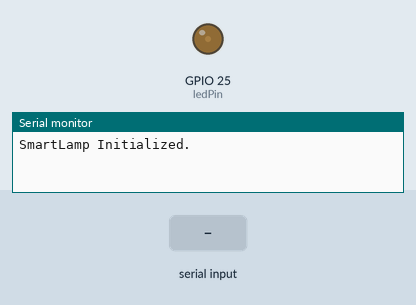
A sketch run on a simulated ESP32. Shown: output pins drawn as LEDs (lit = HIGH), the last lines printed to the serial monitor. The test bench sets the inputs (shaded band).

Above: at 1.2 s.
1.3 s: "SET_LED\n" received over Serial
At 2.1 s:
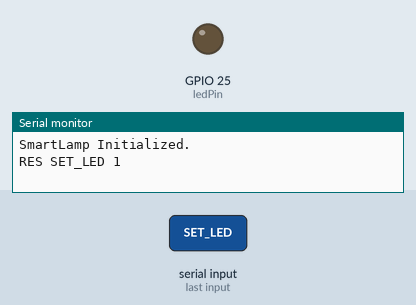
2.8 s: "SET_LED,45\n" received over Serial
At 3.3 s:
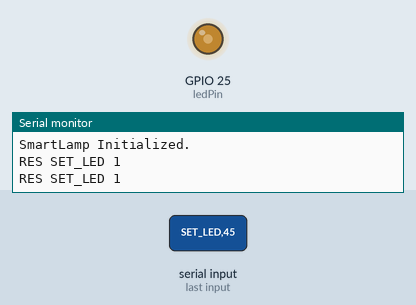
4.3 s: "SET_LED90\n" received over Serial
At 5.6 s:
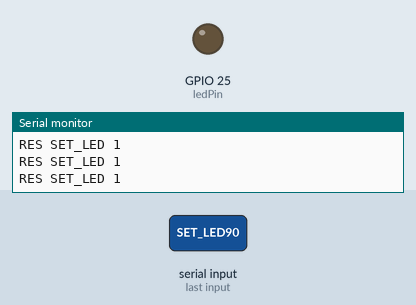
Timing chart, 0 to 7.3 s (numbered marks = the images above; inputs shaded):
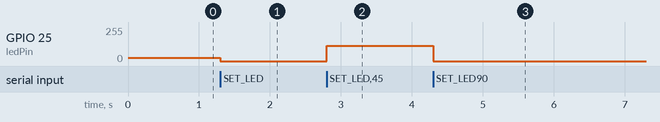

The sketch:

smartlamp.ino
```cpp
int ledPin = 25;        // Pino de saída para o LED
int ledValue = 10;     // Valor inicial do LED (0 a 100)

int ldrPin = 26;       // Pino de entrada para o LDR
int ldrMax = 4000;     // Valor máximo do LDR encontrado após testes

void setup() {
    Serial.begin(115200);

    pinMode(ledPin, OUTPUT);
    pinMode(ldrPin, INPUT);

    // Inicializando o valor do LED com o valor inicial
    ledUpdate();

    Serial.printf("SmartLamp Initialized.\n");
}

// Função loop será executada infinitamente pelo ESP32
void loop() {
    if (Serial.available()) {
        String command = Serial.readStringUntil('\n');
        processCommand(command);  // Processa o comando recebido via serial
    }
}

// Função para processar comandos recebidos via serial
void processCommand(String command) {
    if (command.startsWith("SET_LED")) {
        int value = command.substring(8).toInt();  // Extrai o valor após o comando "SET_LED "
        if (value >= 0 && value <= 100) {
            ledValue = value;  // Atualiza o valor do LED
            ledUpdate();
            Serial.printf("RES SET_LED 1\n");  // Comando executado com sucesso
        } else {
            Serial.printf("RES SET_LED -1\n");  // Comando SET_LED inválido
        }
    } else if (command.equals("GET_LED")) {
        Serial.printf("RES GET_LED %d\n", ledValue);  // Retorna o valor atual do LED
    } else if (command.equals("GET_LDR")) {
        int ldrValue = ldrGetValue();
        Serial.printf("RES GET_LDR %d\n", ldrValue);  // Retorna o valor atual do LDR
    } else {
        Serial.printf("ERR Unknown command.\n");  // Comando inválido
    }
}

// Função para atualizar o valor do LED
void ledUpdate() {
    int normalizedValue = map(ledValue, 0, 100, 0, 255);  // Normaliza o valor do LED para 0 a 255
    analogWrite(ledPin, normalizedValue);                 // Define o valor do LED
}

// Função para ler o valor do LDR
int ldrGetValue() {
    int rawValue = analogRead(ldrPin);  // Lê o valor do sensor LDR
    int normalizedLDRValue = map(rawValue, 0, ldrMax, 0, 100);  // Normaliza entre 0 e 100
    return normalizedLDRValue;
}
```

Measured:
- after the input at 1.3 s, GPIO 25 (ledPin): 25/255 → 0/255 at once
- after the input at 2.8 s, GPIO 25 (ledPin): 0/255 → 114/255 at once
- after the input at 4.3 s, GPIO 25 (ledPin): 114/255 → 0/255 at once
